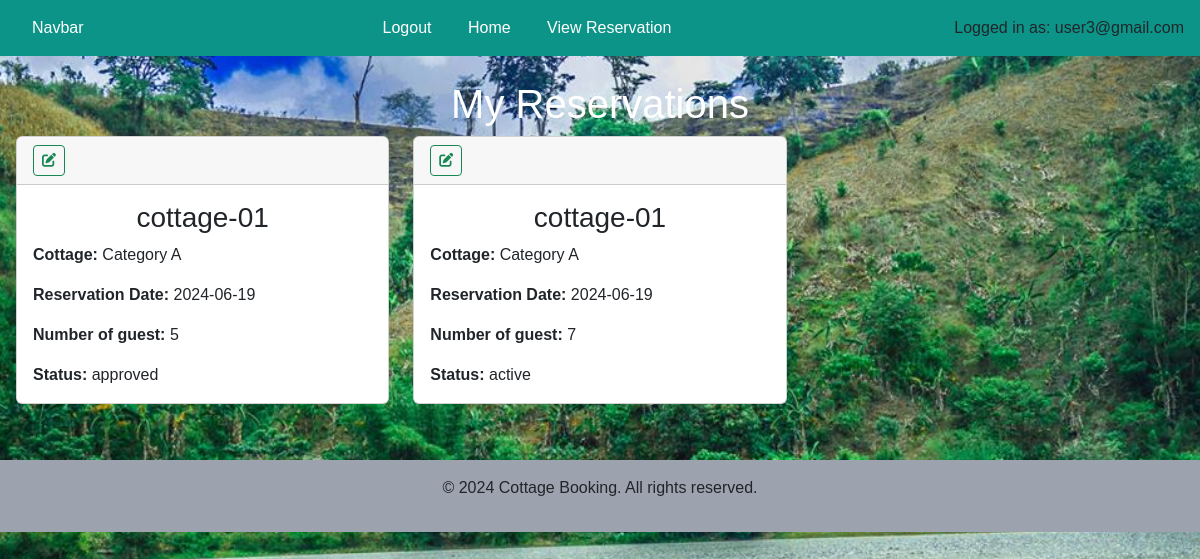
/myreserve.php (signed in), run on the app's committed database.
### tables this page shows
CREATE TABLE `reservations` (
  `id` int(11) NOT NULL,
  `user_id` int(11) DEFAULT NULL,
  `cottage_id` int(11) DEFAULT NULL,
  `reservation_date` date DEFAULT NULL,
  `reservation_time` time DEFAULT NULL,
  `number_of_guest` int(11) DEFAULT NULL,
  `is_overnight` int(1) DEFAULT NULL,
  `created_at` timestamp NOT NULL DEFAULT current_timestamp() ON UPDATE current_timestamp(),
  `stats` enum('approved','active','canceled') DEFAULT 'active',
  `additional_cost` decimal(10,2) NOT NULL DEFAULT 0.00,
  `amount_paid` decimal(6,2) NOT NULL,
  `gcash_no` varchar(100) NOT NULL
);

CREATE TABLE `cottage` (
  `c_id` int(11) NOT NULL,
  `cottage_code` varchar(100) NOT NULL,
  `cs_id` int(11) NOT NULL,
  `availability` int(1) NOT NULL DEFAULT 0
);

CREATE TABLE `cottages` (
  `id` int(11) NOT NULL,
  `cottage_name` text DEFAULT NULL,
  `c_type` varchar(100) NOT NULL,
  `description` text DEFAULT NULL,
  `price` decimal(10,2) DEFAULT NULL,
  `image` varchar(255) DEFAULT NULL
);

### myreserve.php (the view, shortened to what this page needs)
<?php
require ('./config/dbcon.php');
$email = $_SESSION['email'];
?>
<!DOCTYPE html>
<html lang="en">
<head>
    <link href="https://cdn.jsdelivr.net/npm/bootstrap@5.2.3/dist/css/bootstrap.min.css" rel="stylesheet"
>
    <link rel="stylesheet" href="https://cdnjs.cloudflare.com/ajax/libs/font-awesome/6.5.2/css/all.min.css"
 />
</head>
<body>
    <nav>
        <div>
            <a href="#">Navbar</a>
        </div>
        <div>
            <a href="#" onclick="confirmLogout();" style="cursor:pointer">Logout</a>
            <a href="index.php">Home</a>
            <a href="myreserve.php">View Reservation</a>
        </div>
        <div>
            <?php
            echo "Logged in as: " . $email;
            ?>
        </div>
    </nav>
    <div class="container-fluid px-3 pb-5">
        <div class="row mt-4">
            <div class="col-12">
                <h1 class="text-center" style="color: white">My Reservations</h1>
            </div>
        </div>
        <div class="row ">
            <?php
            $query = "SELECT r.id AS reservation_id, c.c_id, c.cottage_code, cs.cottage_name, r.reservation_date, r.stats, r.number_of_guest
                      FROM reservations r
                      INNER JOIN cottage c ON r.cottage_id = c.c_id
                      INNER JOIN cottages cs ON c.cs_id = cs.id
                      WHERE r.user_id = (SELECT id FROM users WHERE email = '$email')";
            $query_run = mysqli_query($conn, $query);
            if ($query_run === false) {
                echo "<p>Error: " . mysqli_error($conn) . "</p>";
            } else {
                if (mysqli_num_rows($query_run) > 0) {
                    while ($row = mysqli_fetch_assoc($query_run)) {
                        ?>
                        <div class="col-4 mb-2">
                            <div class="card">
                                <div class="card-header">
                                    <a href="myreserve_edit.php?cottage_id=<?= $row['c_id'] ?>"
                                        class="btn btn-outline-success btn-sm">
                                        <i class="fa-solid fa-pen-to-square"></i>
                                    </a>
                                </div>
                                <div class="card-body">
                                    <h3 class="card-title text-center"><?= $row['cottage_code'] ?></h3>
                                    <p class="card-text"><span class=" fw-bold">Cottage:
                                        </span><?= $row['cottage_name'] ?>
                                    </p>
                                    <p class="card-text"> <span class="fw-bold">Reservation Date:
                                        </span><?= $row['reservation_date'] ?>
                                    </p>
                                    <p class="card-text">
                                        <span class="fw-bold">Number of guest:</span>
                                        <?= $row['number_of_guest'] ?>
                                    </p>
                                    <p class="card-text">
                                        <span class="fw-bold">Status:</span>
                                        <?= $row['stats'] ?>
                                    </p>
                                </div>
                            </div>
                        </div>
                        <?php
                    }
                } else {
                    echo "<p>No reservations found.</p>";
                }
            }
            ?>
        </div>
    </div>
    <footer>
        <p>&copy; 2024 Cottage Booking. All rights reserved.</p>
    </footer>
</body>
</html>

### myreserve.php (style rules this page uses)
body { font-family: Arial, sans-serif; background: url('abuan.jpg') no-repeat center center; background-size: cover; min-height: 100vh; margin: 0; padding: 0; box-sizing: border-box; }
nav { background-color: #0d9488; padding: 1em; display: flex; justify-content: space-between; align-items: center; }
nav a { color: white; text-decoration: none; margin: 0 1em; }
footer { background-color: #9ca3af; text-align: center; padding: 1em; width: 100%; }

### data on the page
reservations: cottage.cottage_code "cottage-01", cottages.cottage_name "Category A", reservation_date "2024-06-19", number_of_guest "5", stats "approved"
reservations: cottage.cottage_code "cottage-01", cottages.cottage_name "Category A", reservation_date "2024-06-19", number_of_guest "7", stats "active"

### other printed values
$email "user3@gmail.com"
